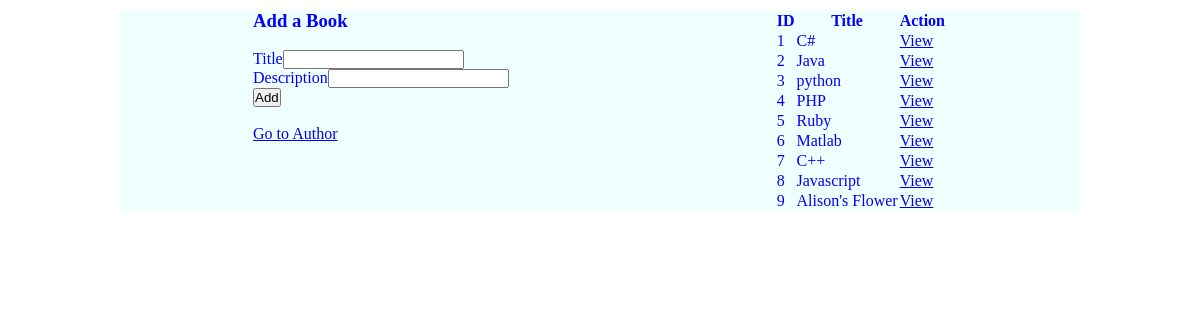
The page / on the database its author committed.
### books_authors_app/models.py (models this page shows)
class Book(models.Model):
    title = models.CharField(max_length = 255)
    desc = models.TextField()
    created_at = models.DateTimeField(auto_now_add = True)
    updated_at = models.DateTimeField(auto_now = True)

### books_authors_app/views.py (the view)
# urls.py: path('',views.index),
def index(request):
     all_books = Book.objects.all()
     context = {
          "books":all_books,
     }
     return render (request, "index.html", context)

### books_authors_app/templates/index.html (shortened to what this page needs)
<!DOCTYPE html>
<html lang="en">
<head>
    {% load static %}
    <link rel="stylesheet" type="text/css" href="{% static 'styles.css'%}">
</head>
<body>
    <div id="wrapper">
        <div id="left">
            <h3>Add a Book</h3>
            <br>
            <form action="new_book" method="post">
                <p><label for="title">Title</label><input type="text" id="title" name="title"></p>
                <p><label for="desc">Description</label><input type="text" id="desc" name="desc"></p>
                <p><button type="submit">Add</button></p>
            </form>
            <br>
            <p><a href="/authors">Go to Author</a></p>
        </div>
        <div id="right">
            <table>
                <tr>
                    <th>ID</th>
                    <th>Title</th>
                    <th>Action</th>
                </tr>
                {% for book in books %}
                <tr>
                    <td>{{book.id}}</td>
                    <td>{{book.title}}</td>
                    <td><a href="/books/{{book.id}}">View</a></td>
                </tr>
                {% endfor %}
            </table>
        </div>
    </div>
</body>
</html>

### books_authors_app/static/styles.css (style rules this page uses)
* { margin: 0px; padding: 0px }
#wrapper { width: 960px; margin: 10px auto; background-color: azure; color: blue; display: flex; justify-content: space-around; }

### rows shown on the page
Book: id "1", title "C#"
Book: id "2", title "Java"
Book: id "3", title "python"
Book: id "4", title "PHP"
Book: id "5", title "Ruby"
Book: id "6", title "Matlab"
Book: id "7", title "C++"
Book: id "8", title "Javascript"
Book: id "9", title "Alison's Flower"
